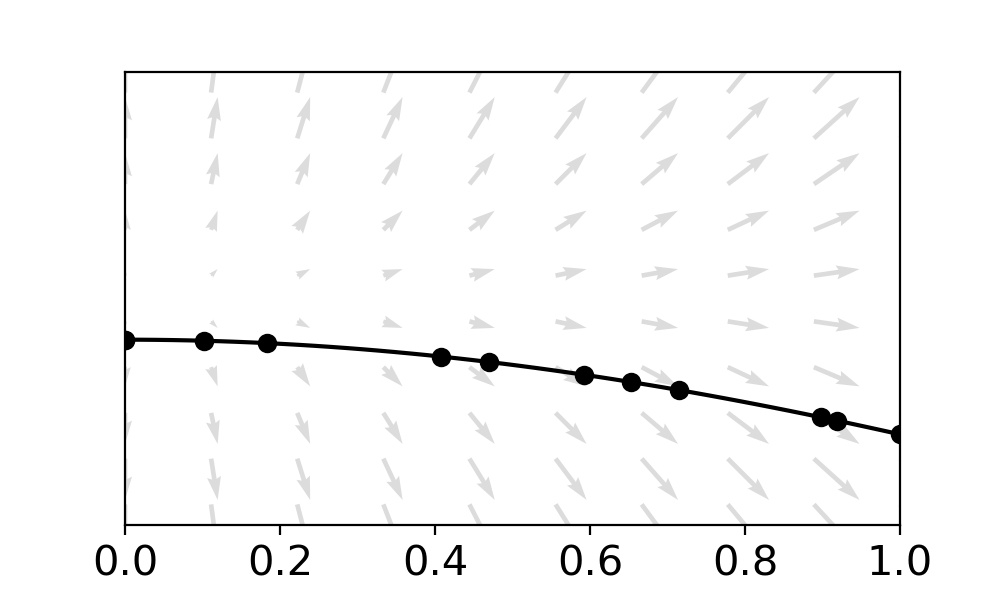

Python code for this plot:
#!/usr/bin/env python3
# -*- coding: utf-8 -*-
"""
Created on Sat Jun  5 04:23:23 2021

@author: vahidullahtac
Description: Generate vector field image
"""

import matplotlib.pyplot as plt
import numpy as np
plt.rcParams['font.size'] = 15

t,y = np.meshgrid(np.linspace(0,1,10),np.linspace(-1,1,10))

fig, ax = plt.subplots()
fig.set_size_inches((5,3))
u = np.sin(t)
v = np.sin(y)
ax.quiver(t,y,u,v, color='#DCDCDC')
ax.yaxis.set_visible(False)
ax.set_xlim([0,1])

t = np.linspace(0,1,50)
y = np.cos(t) - 1.2
ax.plot(t,y,'k-')

t = np.random.choice(t, 10)
t = np.append(t,0)
t = np.append(t,1)
y = np.cos(t) - 1.2
ax.plot(t,y,'ko')

fig.savefig('continuous_trans.jpg', dpi = 200)